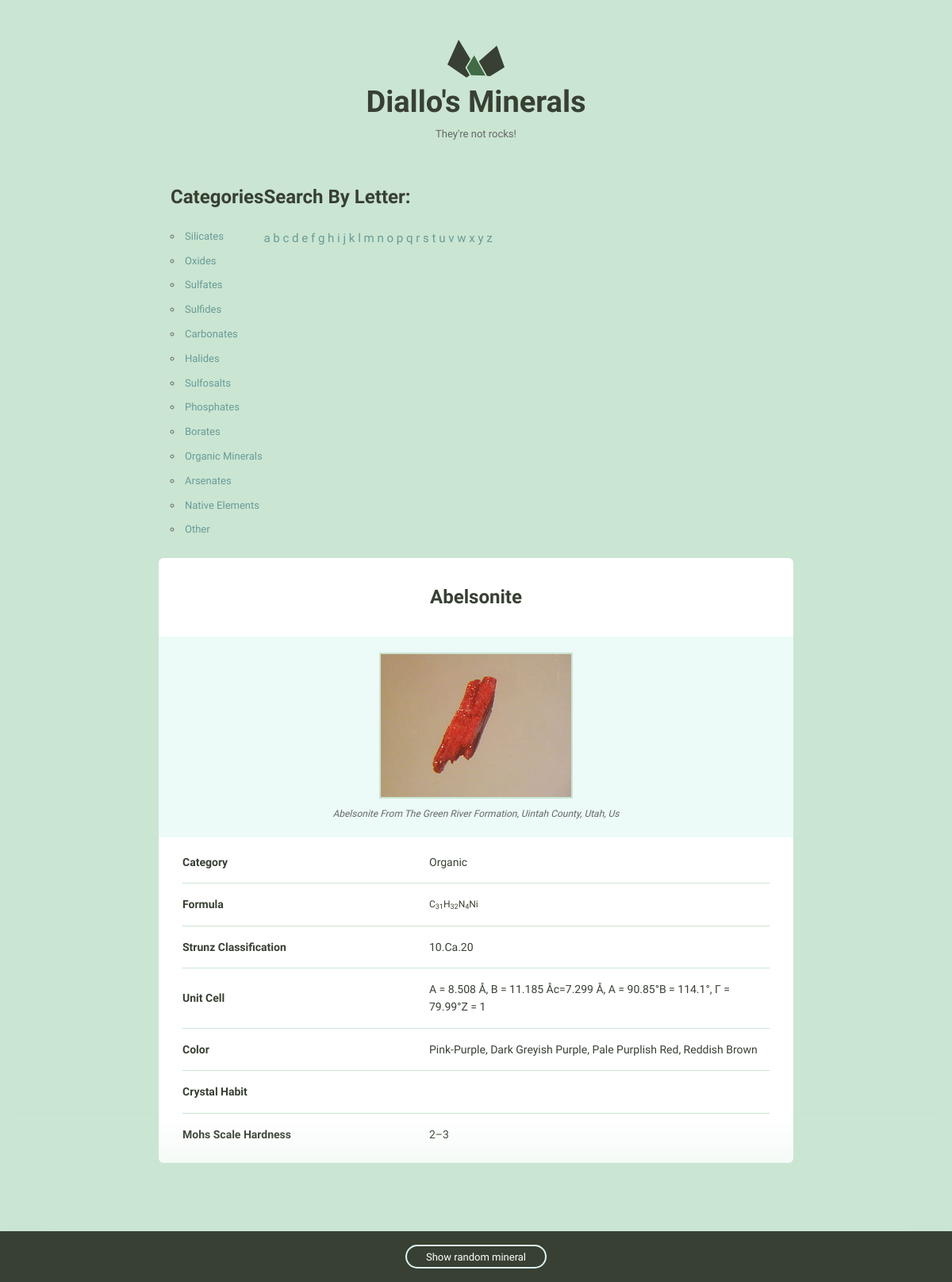
/1/, run on the app's committed database.
### minerals/models.py (models this page shows, shortened)
class Mineral(models.Model):
    name = models.CharField(max_length=255)
    image_filename = models.CharField(max_length=255)
    image_caption = models.CharField(max_length=255, blank=True,
                                     default='', null=True)
    category = models.CharField(max_length=255, blank=True,
                                default='', null=True)
    formula = models.CharField(max_length=255, blank=True,
                               default='', null=True)
    strunz_classification = models.CharField(max_length=255, blank=True,
                                             default='', null=True)
    crystal_system = models.CharField(max_length=255, blank=True,
                                      default='', null=True)
    unit_cell = models.CharField(max_length=255, blank=True,
                                 default='', null=True)
    color = models.CharField(max_length=255, blank=True,
                             default='', null=True)
    crystal_symmetry = models.CharField(max_length=255, blank=True,
                                        default='', null=True)
    cleavage = models.CharField(max_length=255, blank=True,
                                default='', null=True)
    mohs_scale_hardness = models.CharField(max_length=255,
                                           blank=True, default='', null=True)
    luster = models.CharField(max_length=255, blank=True,
                              default='', null=True)
    streak = models.CharField(max_length=255, blank=True,
                              default='', null=True)
    diaphaneity = models.CharField(max_length=255, blank=True,
                                   default='', null=True)
    optical_properties = models.CharField(max_length=255, blank=True,
                                          default='', null=True)
    refractive_index = models.CharField(max_length=255, blank=True,
                                        default='', null=True)
    crystal_habit = models.CharField(max_length=255, blank=True,
                                     default='', null=True)
    specific_gravity = models.CharField(max_length=255, blank=True,
                                        default='', null=True)
    group = models.CharField(max_length=255, blank=True, default='', null=True)
    class Meta:
        ordering = ['name', ]

### minerals/views.py (the view)
# urls.py: url(r'^(?P<pk>\d+)/$', views.mineral_detail, name='detail'),
def mineral_detail(request, pk):
    mineral = get_object_or_404(Mineral, pk=pk)
    minerals = Mineral.objects.all()
    random_mineral = random.choice(minerals)
    return render(request, 'minerals/mineral_detail.html', {
        'mineral': mineral, 'random_mineral': random_mineral})

### minerals/templatetags/minerals_extras.py (called while the page is built)
@register.inclusion_tag('minerals/mineral_nav.html')
def nav_mineral_list():
    return {'groups': groups}

### minerals/templates/minerals/mineral_detail.html (shortened to what this page needs)
{% extends 'layout.html' %}
{% load static %}
{% block content %}
 <div class="grid-100 mineral__container">
      <h1 class="mineral__name">{{ mineral.name|title  }}</h1>
      <div class="mineral__image-bg">
        <img class="mineral__image" src="{% static 'minerals/img' %}/{{mineral.image_filename}}" alt="{{mineral.name|title }}">
        <p class="mineral__caption">{{ mineral.image_caption|title  }}</p>
      </div>
      <div class="mineral__table-container">
        <table class="mineral__table">
          <tr>
            <td class="mineral__category">Category</td>
            <td>{{ mineral.category|title  }}</td>
          </tr>
          <tr>
            <td class="mineral__category">Formula</td>
            <td class="mineral__formula">{{ mineral.formula|title|safe  }}</td>
          </tr>
          <tr>
            <td class="mineral__category">Strunz Classification</td>
            <td>{{ mineral.strunz_classification|title  }}</td>
          </tr>
          <tr>
            <td class="mineral__category">Unit Cell</td>
            <td>{{ mineral.unit_cell|title  }}</td>
          </tr>
          <tr>
            <td class="mineral__category">Color</td>
            <td>{{ mineral.color|title  }}</td>
          </tr>
          <tr>
            <td class="mineral__category">Crystal Habit</td>
            <td>{{ mineral.crystal_habit|title  }}</td>
          </tr>
          <tr>
            <td class="mineral__category">Mohs Scale Hardness</td>
            <td>{{ mineral.mohs_scale_hardness|title }}</td>
          </tr>
        </table>
      </div>
    </div>
{% endblock %}

### templates/layout.html (shortened to what this page needs)
{% load static from staticfiles %}
{% load minerals_extras %}
<!DOCTYPE html>
<html lang="en">
<head>
  <link rel="stylesheet" href="{% static 'css/global.css' %}">
</head>
<body>
  <div class="bounds">
    <div class="grid-100">
      <a href="{% url 'minerals:list' %}">
        <h1 class="logo__name text-centered">Diallo's Minerals</h1>
      </a>
      <p class="logo__text text-centered">They're not rocks!</p>
    <div class="groups" >
        <h2 >Categories </h2>
        {% nav_mineral_list %}
    </div>
    <div>
        <h2>Search By Letter:</h2>
        {% for letter in 'abcdefghijklmnopqrstuvwxyz' %}
            {% if letter  == active_letter %}
                <a href="{% url 'minerals:letter' letter=letter %}">{{ letter }}</a>
            {% else %}
                <a href="{% url 'minerals:letter' letter=letter %}">{{ letter }}</a>
            {% endif %}
        {% endfor %}
        <br><br>
    </div>
    </div>
      {% block content %}{% endblock %}
  </div>
  <div class="minerals__random">
    <a class="minerals__anchor" href="#">Show random mineral</a>
  </div>
</body>
</html>

### minerals/templates/minerals/mineral_nav.html
<ul class="group_filter">
    {% for group in groups %}
        <li class="group_link"><a href="{% url 'minerals:group' group=group %}">{{ group }}</a></li>
    {% endfor %}
</ul>

### assets/css/global.css (style rules this page uses)
html { font-family: sans-serif; -ms-text-size-adjust: 100%; -webkit-text-size-adjust: 100%; }
body { margin: 0; }
a { background-color: transparent; }
h1 { font-size: 2em; margin: 0.67em 0; }
sub { font-size: 75%; line-height: 0; position: relative; vertical-align: baseline; bottom: -0.25em; }
img { border: 0; }
svg:not(:root) { overflow: hidden; }
table { border-collapse: collapse; border-spacing: 0; }
td, th { padding: 0; }
html { font-size: 62.5%; }
body { background-color: #CAE5D2; font-size: 1.5em; line-height: 1.6; font-weight: 400; font-family: "Cousine"; color: #666; }
.bounds { max-width: 800px; margin: 0 auto; padding: 50px 0 150px; overflow: hidden; }
.grid, .grid-5, .grid-10, .grid-15, .grid-20, .grid-25, .grid-30, .grid-33, .grid-35, .grid-40, .grid-45, .grid-50, .grid-55, .grid-60, .grid-65, .grid-66, .grid-70, .grid-75, .grid-80, .grid-90, .grid-95, .grid-100 { float: left; box-sizing: border-box; position: relative; }
.grid-100 { width: 100%; padding: 0 15px; }
h1, h2, h3, h4, h5, h6 { margin-top: 0; margin-bottom: 2rem; font-weight: bold; font-family: "Work Sans", sans-serif; color: #384033; }
h1 { font-size: 3.8rem; }
h2 { font-size: 2.4rem; }
@media (min-width: 550px) { h1 { font-size: 3.8rem; } }
@media (min-width: 550px) { h2 { font-size: 2.4rem; } }
p { margin-top: 0; font-size: 1.6rem; }
a { color: #689b98; text-decoration: none; -webkit-transition: color 0.2s; -moz-transition: color 0.2s; -ms-transition: color 0.2s; -o-transition: color 0.2s; transition: color 0.2s; }
ul { list-style: circle inside; padding-left: 0; margin-top: 0; }
li { margin-bottom: 1rem; font-size: 1.3rem; }
th, td { padding: 15px; text-align: left; border-bottom: 1px solid #e1e1e1; }
th:first-child, td:first-child { padding-left: 0; }
th:last-child, td:last-child { padding-right: 0; }
table, p, ul { margin-bottom: 2.5rem; }
.text-centered { text-align: center; }
.logo { display: block; fill: #384033; position: relative; margin: 0 auto; width: 72px; }
.logo__name { margin-bottom: 0; }
.logo__text { margin-bottom: 50px; font-size: 13px; }
.minerals__anchor { border: solid 2px #DCF5F2; border-radius: 100px; color: #384033; display: block; font-size: 13px; text-align: center; padding: 8px 0 7px 0; width: 100%; transition: background-color 200ms ease-in-out, font-weight 200ms ease-in-out, color 200ms ease-in-out; }
.minerals__random { background-color: #384033; box-shadow: 0 0 100px 50px #CAE5D2; color: #fff; padding: 20px 0 20px 0; position: fixed; bottom: 0; text-align: center; width: 100%; }
.minerals__random .minerals__anchor { display: inline; color: #fff; padding: 6px 24px 5px 24px; }
.mineral__container { background-color: #fff; border-radius: 6px; list-style: none; padding: 0; text-align: center; }
.mineral__name { display: block; width: 100%; margin: 0; font-size: 24px; padding: 30px 0 30px 0; }
.mineral__image { display: block; margin: 0 auto; border: solid 2px #CAE5D2; }
.mineral__image-bg { background-color: #ecfaf8; padding: 20px 0; }
.mineral__caption { font-size: 12px; font-style: italic; padding: 10px 0 0 0; margin: 0; }
.mineral__table { font-size: 14px; color: #384033; }
.mineral__table td { border-color: #CAE5D2; }
.mineral__table tr:last-of-type td { border-bottom: none; padding-bottom: 0; }
.mineral__table-container { padding: 5px 30px 0; }
.mineral__category { font-weight: bold; width: 40%; }
.mineral__formula { font-size: 12px; }
.groups { float: left; }

### data on the page
Mineral: name "Abelsonite", image_filename (picture), image_caption "Abelsonite From The Green River Formation, Uintah County, Utah, Us", category "Organic", formula "C 31 H 32 N 4 Ni", strunz_classification "10.Ca.20", unit_cell "A = 8.508 Å, B = 11.185 Åc=7.299 Å, Α = 90.85°Β = 114.1°, Γ = 79.99°Z = 1", color "Pink-Purple, Dark Greyish Purple, Pale Purplish Red, Reddish Brown", mohs_scale_hardness "2–3"

### other printed values
{{ group }} "Silicates" "Oxides" "Sulfates" "Sulfides" "Carbonates" "Halides" "Sulfosalts" "Phosphates" "Borates" "Organic Minerals" "Arsenates" "Native Elements" "Other"
{{ letter }} "a" "b" "c" "d" "e" "f" "g" "h" "i" "j" "k" "l" "m" "n" "o" "p" "q" "r" "s" "t" "u" "v" "w" "x" "y" "z"
